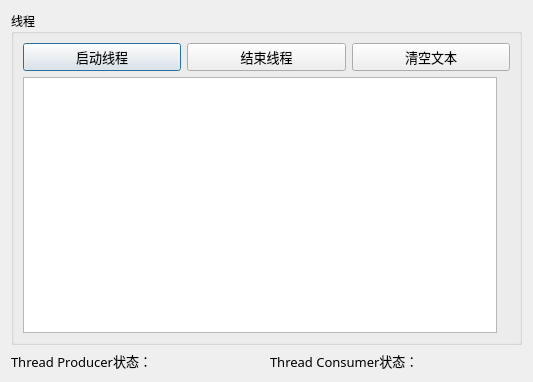
<?xml version="1.0" encoding="UTF-8"?>
<ui version="4.0">
 <class>Dialog</class>
 <widget class="QDialog" name="Dialog">
  <property name="geometry">
   <rect>
    <x>0</x>
    <y>0</y>
    <width>533</width>
    <height>382</height>
   </rect>
  </property>
  <property name="windowTitle">
   <string>Dialog</string>
  </property>
  <layout class="QVBoxLayout" name="verticalLayout_2">
   <item>
    <widget class="QGroupBox" name="groupBox">
     <property name="font">
      <font>
       <family>微软雅黑</family>
      </font>
     </property>
     <property name="title">
      <string>线程</string>
     </property>
     <layout class="QVBoxLayout" name="verticalLayout">
      <item>
       <layout class="QHBoxLayout" name="horizontalLayout">
        <item>
         <widget class="QPushButton" name="btnStartThread">
          <property name="font">
           <font>
            <pointsize>10</pointsize>
           </font>
          </property>
          <property name="text">
           <string>启动线程</string>
          </property>
         </widget>
        </item>
        <item>
         <widget class="QPushButton" name="btnStopThread">
          <property name="font">
           <font>
            <pointsize>10</pointsize>
           </font>
          </property>
          <property name="text">
           <string>结束线程</string>
          </property>
         </widget>
        </item>
        <item>
         <widget class="QPushButton" name="btnClear">
          <property name="font">
           <font>
            <pointsize>10</pointsize>
           </font>
          </property>
          <property name="text">
           <string>清空文本</string>
          </property>
         </widget>
        </item>
       </layout>
      </item>
      <item>
       <layout class="QHBoxLayout" name="horizontalLayout_2">
        <item>
         <widget class="QPlainTextEdit" name="plainTextEdit"/>
        </item>
        <item>
         <widget class="QLabel" name="LabPic">
          <property name="text">
           <string/>
          </property>
          <property name="pixmap">
           <pixmap resource="res.qrc">:/dice/images/d0.jpg</pixmap>
          </property>
          <property name="alignment">
           <set>Qt::AlignCenter</set>
          </property>
         </widget>
        </item>
       </layout>
      </item>
     </layout>
    </widget>
   </item>
   <item>
    <layout class="QHBoxLayout" name="horizontalLayout_3">
     <item>
      <widget class="QLabel" name="LabA">
       <property name="font">
        <font>
         <family>微软雅黑</family>
         <pointsize>10</pointsize>
        </font>
       </property>
       <property name="text">
        <string>Thread Producer状态：</string>
       </property>
      </widget>
     </item>
     <item>
      <widget class="QLabel" name="LabB">
       <property name="font">
        <font>
         <family>微软雅黑</family>
         <pointsize>10</pointsize>
        </font>
       </property>
       <property name="text">
        <string>Thread Consumer状态：</string>
       </property>
      </widget>
     </item>
    </layout>
   </item>
  </layout>
 </widget>
 <resources>
  <include location="res.qrc"/>
 </resources>
 <connections/>
</ui>
